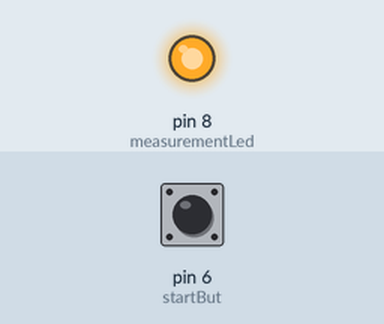
Simulated run of this sketch. Board: Arduino Uno, built with avr-gcc and run on an emulated ATmega328P. Shown: output pins drawn as LEDs (lit = HIGH). Inputs (shaded band) come from the test bench; at power-on: pin 6 (startBut) HIGH. What the sketch prints to the serial monitor is not drawn.

Above: at 0.1 s.
Timing chart, 0 to 1.6 s (numbered marks = the images above):
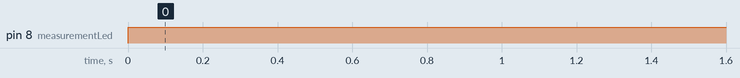

Measured:
- by itself, pin 8 (measurementLed): LOW → HIGH at 0.00 s

The sketch:

Arduino_Idle.ino
```cpp
#include <SPI.h>
#include <LoRa.h>

#define measurementLed 8

//LoRa Pins
#define csPin 10
#define resetPin 7
#define irqPin 6

//SPI Interface Pins
#define SCK 13
#define MISO 12
#define MOSI 11

#define period 750//60000 * 5 // Minutos de delay entre coleta

#define startBut 6

int count = 0;

void setup() {
  Serial.begin(9600);
  pinMode(measurementLed, OUTPUT);
  pinMode(startBut, INPUT);
  Serial.println("\nAwainting button press for start...");
  while(!digitalRead(startBut)){
    delay(10);
  }
  Serial.println("Starting experiment.");
  digitalWrite(measurementLed, HIGH);
  while(count <= 100){
    delay(4300);
    count++;
  }
  digitalWrite(measurementLed, LOW);
}

void loop() {
}
```
